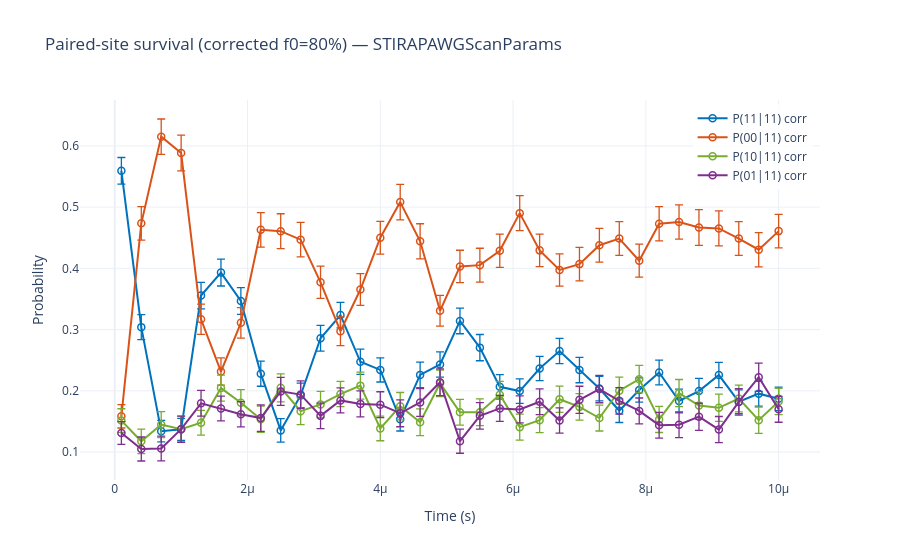

The notebook cell this image was saved under:
### Code cell
# Detection-fidelity-corrected paired-site probabilities
# f0 = P(detect 0 | true 0),  f1 = P(detect 1 | true 1)
f0 = 0.80
f1 = 0.95
e0, e1 = 1 - f0, 1 - f1  # false-positive, false-negative

# Pair confusion matrix: q_detected = M @ p_true
# Order: 11, 00, 10, 01
M = np.array([
    [f1*f1, e0*e0, f1*e0, e0*f1],   # detect 11
    [e1*e1, f0*f0, e1*f0, f0*e1],   # detect 00
    [f1*e1, e0*f0, f1*f0, e0*e1],   # detect 10
    [e1*f1, f0*e0, e1*e0, f0*f1],   # detect 01
])
M_inv = np.linalg.inv(M)

# Correct measured probabilities: p_true = M_inv @ q_measured
q = np.vstack([p1111_mean, p1100_mean, p1110_mean, p1101_mean])  # (4, nParams)
q_sem = np.vstack([p1111_sem, p1100_sem, p1110_sem, p1101_sem])
p_corr = M_inv @ q
p_corr_sem = np.sqrt((M_inv**2) @ (q_sem**2))  # linear error propagation

p1111_corr, p1100_corr, p1110_corr, p1101_corr = p_corr
p1111_corr_sem, p1100_corr_sem, p1110_corr_sem, p1101_corr_sem = p_corr_sem

# ---------- Plot corrected ----------
show_corr = {
    'P(11|11) corr': (p1111_corr, p1111_corr_sem, True),
    'P(00|11) corr': (p1100_corr, p1100_corr_sem, True),
    'P(10|11) corr': (p1110_corr, p1110_corr_sem, True),
    'P(01|11) corr': (p1101_corr, p1101_corr_sem, True),
}
colors_corr = ['#0072BD', '#D95319', '#77AC30', '#7E2F8E']

x = scan_params
fig = go.Figure()
for (label, (y, yerr, visible)), color in zip(show_corr.items(), colors_corr):
    if not visible:
        continue
    fig.add_trace(go.Scatter(
        x=x, y=y,
        error_y=dict(type='data', array=yerr, visible=True, color=color, thickness=1.3),
        mode='markers+lines', name=label,
        marker=dict(size=7, symbol='circle-open', color=color, line=dict(width=1.5)),
    ))

fig.update_layout(
    xaxis_title='Time (s)',
    yaxis_title='Probability',
    title=f'Paired-site survival (corrected f0={f0:.0%}) — {scanName}',
    template='plotly_white',
    legend=dict(x=0.99, y=0.99, xanchor='right', bgcolor='rgba(255,255,255,0.8)'),
)
fig.show()

### Figure 1 — Plotly figure (JSON) as saved in the notebook; plotly's stock layout.template omitted (floating-point values rounded to 4 significant figures)
{"data": [{"error_y": {"array": [0.02176, 0.02054, 0.01748, 0.01802, 0.02167, 0.0219, 0.02176, 0.02052, 0.01918, 0.0201, 0.02108, 0.0208, 0.02068, 0.01969, 0.01916, 0.02099, 0.02063, 0.02094, 0.02144, 0.01989, 0.01997, 0.01982, 0.02057, 0.02078, 0.02005, 0.01922, 0.01993, 0.02014, 0.01936, 0.02061, 0.02067, 0.01947, 0.02026, 0.01924], "color": "#0072BD", "thickness": 1.3, "type": "data", "visible": true}, "marker": {"color": "#0072BD", "line": {"width": 1.5}, "size": 7, "symbol": "circle-open"}, "mode": "markers+lines", "name": "P(11|11) corr", "type": "scatter", "x": [1e-07, 4e-07, 7e-07, 1e-06, 1.3e-06, 1.6e-06, 1.9e-06, 2.2e-06, 2.5e-06, 2.8e-06, 3.1e-06, 3.4e-06, 3.7e-06, 4e-06, 4.3e-06, 4.6e-06, 4.9e-06, 5.2e-06, 5.5e-06, 5.8e-06, 6.1e-06, 6.4e-06, 6.7e-06, 7e-06, 7.3e-06, 7.6e-06, 7.9e-06, 8.2e-06, 8.5e-06, 8.8e-06, 9.1e-06, 9.4e-06, 9.7e-06, 1e-05], "y": [0.5592, 0.304, 0.1342, 0.1371, 0.3556, 0.393, 0.3467, 0.228, 0.1353, 0.1926, 0.2858, 0.3236, 0.2474, 0.2341, 0.1536, 0.226, 0.243, 0.3141, 0.2705, 0.2065, 0.1996, 0.2364, 0.265, 0.2339, 0.2038, 0.1675, 0.2013, 0.23, 0.1834, 0.1996, 0.2257, 0.1821, 0.1953, 0.1869]}, {"error_y": {"array": [0.01909, 0.02736, 0.0288, 0.02915, 0.02479, 0.02223, 0.02479, 0.02831, 0.02853, 0.02812, 0.02629, 0.02352, 0.02603, 0.02681, 0.02898, 0.02861, 0.02514, 0.02637, 0.02759, 0.02714, 0.02866, 0.02652, 0.02638, 0.02735, 0.02762, 0.02748, 0.02695, 0.02795, 0.02788, 0.0291, 0.02862, 0.02751, 0.02793, 0.02733], "color": "#D95319", "thickness": 1.3, "type": "data", "visible": true}, "marker": {"color": "#D95319", "line": {"width": 1.5}, "size": 7, "symbol": "circle-open"}, "mode": "markers+lines", "name": "P(00|11) corr", "type": "scatter", "x": [1e-07, 4e-07, 7e-07, 1e-06, 1.3e-06, 1.6e-06, 1.9e-06, 2.2e-06, 2.5e-06, 2.8e-06, 3.1e-06, 3.4e-06, 3.7e-06, 4e-06, 4.3e-06, 4.6e-06, 4.9e-06, 5.2e-06, 5.5e-06, 5.8e-06, 6.1e-06, 6.4e-06, 6.7e-06, 7e-06, 7.3e-06, 7.6e-06, 7.9e-06, 8.2e-06, 8.5e-06, 8.8e-06, 9.1e-06, 9.4e-06, 9.7e-06, 1e-05], "y": [0.1584, 0.4734, 0.6151, 0.5883, 0.3169, 0.2314, 0.311, 0.4628, 0.4606, 0.4468, 0.3772, 0.2973, 0.3655, 0.4499, 0.5081, 0.4442, 0.3307, 0.4032, 0.4052, 0.4287, 0.4901, 0.4293, 0.3974, 0.4069, 0.4378, 0.4486, 0.4125, 0.4729, 0.4757, 0.4666, 0.4652, 0.4486, 0.4304, 0.4608]}, {"error_y": {"array": [0.01932, 0.01997, 0.02121, 0.02128, 0.02022, 0.02119, 0.02121, 0.02158, 0.02287, 0.02181, 0.02141, 0.02062, 0.02199, 0.02012, 0.0223, 0.02177, 0.02175, 0.02097, 0.02182, 0.02186, 0.02131, 0.02038, 0.02145, 0.02177, 0.0212, 0.02207, 0.02241, 0.02126, 0.02215, 0.02271, 0.0223, 0.02181, 0.02136, 0.02149], "color": "#77AC30", "thickness": 1.3, "type": "data", "visible": true}, "marker": {"color": "#77AC30", "line": {"width": 1.5}, "size": 7, "symbol": "circle-open"}, "mode": "markers+lines", "name": "P(10|11) corr", "type": "scatter", "x": [1e-07, 4e-07, 7e-07, 1e-06, 1.3e-06, 1.6e-06, 1.9e-06, 2.2e-06, 2.5e-06, 2.8e-06, 3.1e-06, 3.4e-06, 3.7e-06, 4e-06, 4.3e-06, 4.6e-06, 4.9e-06, 5.2e-06, 5.5e-06, 5.8e-06, 6.1e-06, 6.4e-06, 6.7e-06, 7e-06, 7.3e-06, 7.6e-06, 7.9e-06, 8.2e-06, 8.5e-06, 8.8e-06, 9.1e-06, 9.4e-06, 9.7e-06, 1e-05], "y": [0.1514, 0.1176, 0.1449, 0.1373, 0.1479, 0.2045, 0.1806, 0.1536, 0.205, 0.1667, 0.1778, 0.1947, 0.2085, 0.1386, 0.1749, 0.1488, 0.2123, 0.165, 0.1651, 0.1935, 0.1407, 0.1521, 0.1862, 0.1738, 0.1556, 0.2002, 0.2191, 0.1532, 0.1963, 0.176, 0.1723, 0.1874, 0.152, 0.1825]}, {"error_y": {"array": [0.01862, 0.01959, 0.02018, 0.02128, 0.02112, 0.02027, 0.02068, 0.02164, 0.02274, 0.02249, 0.02091, 0.02036, 0.02125, 0.02112, 0.022, 0.02265, 0.02179, 0.01961, 0.02166, 0.02131, 0.02209, 0.02115, 0.02054, 0.02207, 0.02239, 0.02167, 0.02115, 0.021, 0.02086, 0.02222, 0.02132, 0.02168, 0.02312, 0.02118], "color": "#7E2F8E", "thickness": 1.3, "type": "data", "visible": true}, "marker": {"color": "#7E2F8E", "line": {"width": 1.5}, "size": 7, "symbol": "circle-open"}, "mode": "markers+lines", "name": "P(01|11) corr", "type": "scatter", "x": [1e-07, 4e-07, 7e-07, 1e-06, 1.3e-06, 1.6e-06, 1.9e-06, 2.2e-06, 2.5e-06, 2.8e-06, 3.1e-06, 3.4e-06, 3.7e-06, 4e-06, 4.3e-06, 4.6e-06, 4.9e-06, 5.2e-06, 5.5e-06, 5.8e-06, 6.1e-06, 6.4e-06, 6.7e-06, 7e-06, 7.3e-06, 7.6e-06, 7.9e-06, 8.2e-06, 8.5e-06, 8.8e-06, 9.1e-06, 9.4e-06, 9.7e-06, 1e-05], "y": [0.131, 0.105, 0.1058, 0.1373, 0.1796, 0.1711, 0.1617, 0.1556, 0.1991, 0.1939, 0.1591, 0.1843, 0.1787, 0.1774, 0.1633, 0.181, 0.2141, 0.1177, 0.1592, 0.1713, 0.1696, 0.1821, 0.1515, 0.1854, 0.2029, 0.1836, 0.1671, 0.1439, 0.1446, 0.1578, 0.1368, 0.1819, 0.2222, 0.1698]}], "layout": {"legend": {"bgcolor": "rgba(255,255,255,0.8)", "x": 0.99, "xanchor": "right", "y": 0.99}, "title": {"text": "Paired-site survival (corrected f0=80%) — STIRAPAWGScanParams"}, "xaxis": {"title": {"text": "Time (s)"}}, "yaxis": {"title": {"text": "Probability"}}}}
